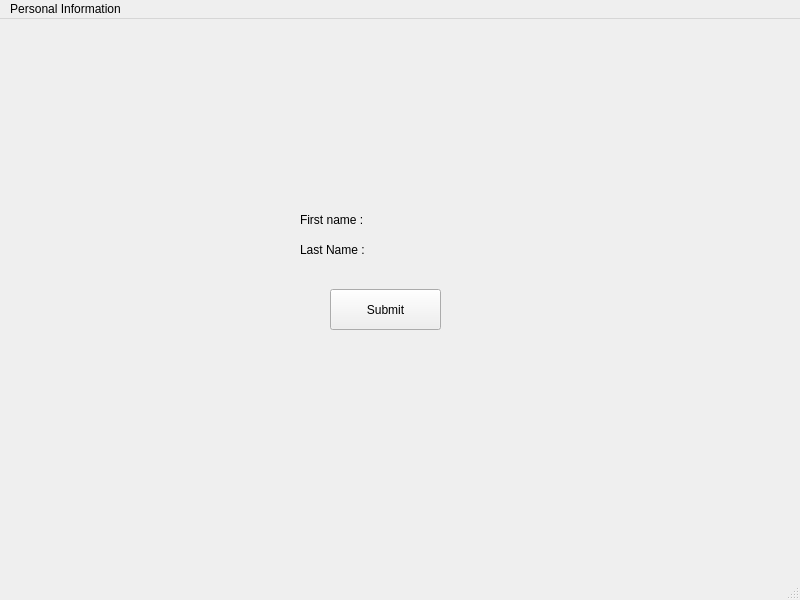
<?xml version="1.0" encoding="UTF-8"?>
<ui version="4.0">
 <class>MainWindow</class>
 <widget class="QMainWindow" name="MainWindow">
  <property name="geometry">
   <rect>
    <x>0</x>
    <y>0</y>
    <width>800</width>
    <height>600</height>
   </rect>
  </property>
  <property name="windowTitle">
   <string>MainWindow</string>
  </property>
  <widget class="QWidget" name="centralwidget">
   <widget class="QPushButton" name="Button1">
    <property name="geometry">
     <rect>
      <x>330</x>
      <y>270</y>
      <width>111</width>
      <height>41</height>
     </rect>
    </property>
    <property name="text">
     <string>Submit</string>
    </property>
   </widget>
   <widget class="QLabel" name="fname">
    <property name="geometry">
     <rect>
      <x>300</x>
      <y>190</y>
      <width>81</width>
      <height>21</height>
     </rect>
    </property>
    <property name="text">
     <string>First name : </string>
    </property>
   </widget>
   <widget class="QLabel" name="lname">
    <property name="geometry">
     <rect>
      <x>300</x>
      <y>220</y>
      <width>91</width>
      <height>21</height>
     </rect>
    </property>
    <property name="text">
     <string>Last Name : </string>
    </property>
   </widget>
  </widget>
  <widget class="QStatusBar" name="statusbar"/>
  <widget class="QMenuBar" name="menubar">
   <property name="geometry">
    <rect>
     <x>0</x>
     <y>0</y>
     <width>800</width>
     <height>21</height>
    </rect>
   </property>
   <widget class="QMenu" name="menuPersonal_Information">
    <property name="title">
     <string>Personal Information</string>
    </property>
   </widget>
   <addaction name="menuPersonal_Information"/>
  </widget>
 </widget>
 <resources/>
 <connections/>
</ui>
